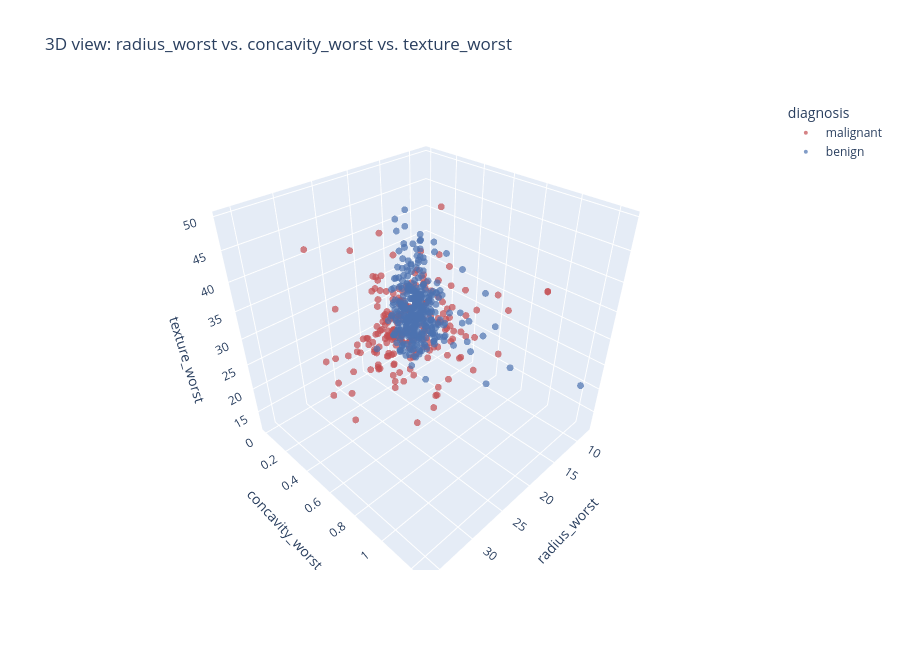

Here is the notebook cell this chart was saved with:
### Markdown cell above
## 5. Interactive 3D View: Three Strongly-Separating Features

A static 2D plot can only show so much. Using `plotly`, we can build an interactive 3D
scatter of three strongly-separating `_worst` features and rotate it to inspect how cleanly a
plane could, in principle, separate the two classes.

### Code cell
fig = px.scatter_3d(
    df, x="radius_worst", y="concavity_worst", z="texture_worst",
    color="diagnosis", color_discrete_map={"benign": "#4C72B0", "malignant": "#C44E52"},
    opacity=0.7, title="3D view: radius_worst vs. concavity_worst vs. texture_worst",
)
fig.update_traces(marker=dict(size=4))
fig.update_layout(height=650)
fig.show()

### Figure 1 — Plotly figure (JSON) as saved in the notebook; plotly's stock layout.template omitted (floating-point values rounded to 4 significant figures; data arrays with more than 128 entries replaced by an {"elided": "..."} marker saying what was removed)
{"data": [{"hovertemplate": "diagnosis=malignant<br>radius_worst=%{x}<br>concavity_worst=%{y}<br>texture_worst=%{z}<extra></extra>", "legendgroup": "malignant", "marker": {"color": "#C44E52", "opacity": 0.7, "size": 4, "symbol": "circle"}, "mode": "markers", "name": "malignant", "scene": "scene", "showlegend": true, "type": "scatter3d", "x": {"elided": "212 float values"}, "y": {"elided": "212 float values"}, "z": {"elided": "212 float values"}}, {"hovertemplate": "diagnosis=benign<br>radius_worst=%{x}<br>concavity_worst=%{y}<br>texture_worst=%{z}<extra></extra>", "legendgroup": "benign", "marker": {"color": "#4C72B0", "opacity": 0.7, "size": 4, "symbol": "circle"}, "mode": "markers", "name": "benign", "scene": "scene", "showlegend": true, "type": "scatter3d", "x": {"elided": "357 float values"}, "y": {"elided": "357 float values"}, "z": {"elided": "357 float values"}}], "layout": {"height": 650, "legend": {"title": {"text": "diagnosis"}, "tracegroupgap": 0}, "scene": {"domain": {"x": [0, 1], "y": [0, 1]}, "xaxis": {"title": {"text": "radius_worst"}}, "yaxis": {"title": {"text": "concavity_worst"}}, "zaxis": {"title": {"text": "texture_worst"}}}, "title": {"text": "3D view: radius_worst vs. concavity_worst vs. texture_worst"}}}
